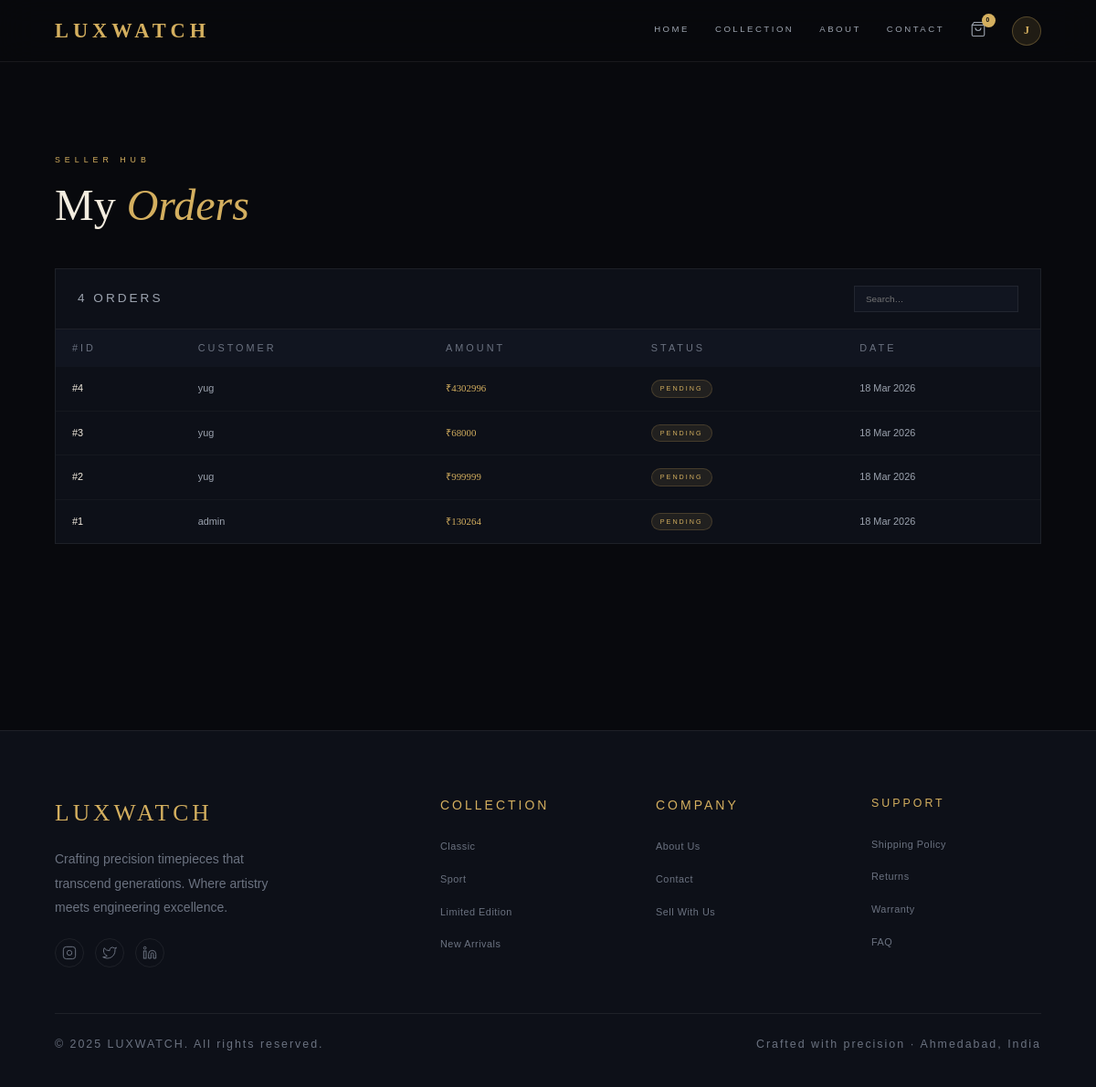
The page /seller/orders/ (signed in) on the database its author committed.
### Eapp/models.py (models this page shows, shortened)
class User(AbstractUser):
    ROLE_CHOICES = (
        ('admin', 'Admin'),
        ('seller', 'Seller'),
        ('buyer', 'Buyer'),
    )
    role = models.CharField(max_length=10, choices=ROLE_CHOICES, default='')
    phone = models.CharField(max_length=20, blank=True)
    address = models.TextField(blank=True)

class Order(models.Model):
    STATUS_CHOICES = (
        ('pending', 'Pending'),
        ('confirmed', 'Confirmed'),
        ('shipped', 'Shipped'),
        ('delivered', 'Delivered'),
        ('cancelled', 'Cancelled'),
    )
    user = models.ForeignKey(User, on_delete=models.CASCADE, related_name='orders')
    status = models.CharField(max_length=20, choices=STATUS_CHOICES, default='pending')
    created_at = models.DateTimeField(auto_now_add=True)
    total_price = models.FloatField()
    shipping_address = models.TextField(blank=True)

### Eapp/views.py (the view)
# urls.py: path('seller/orders/', views.seller_orders, name='seller_orders'),
def seller_orders(request):
    if not (request.user.is_authenticated and request.user.role in ('seller', 'admin')):
        return redirect('login')
    orders = Order.objects.filter(items__watch__seller=request.user).distinct().order_by('-created_at')
    return render(request, 'seller_orders.html', {'orders': orders})

### Eapp/templates/seller_orders.html (shortened to what this page needs)
{% extends 'base.html' %}
{% block content %}
<div style="padding:100px 5% 40px;background:var(--bg);">
  <span class="section-label">Seller Hub</span>
  <h1 class="section-heading" style="margin-top:8px;">My <em>Orders</em></h1>
</div>
<div style="padding:0 5% 80px;">
  <div class="table-card">
    <div class="table-hdr">
      <div class="table-title">{{ orders|length }} Orders</div>
      <input class="table-search" type="text" placeholder="Search…" oninput="liveSearch(this,'sOBody')">
    </div>
    <table class="data-table">
      <thead><tr><th>#ID</th><th>Customer</th><th>Amount</th><th>Status</th><th>Date</th></tr></thead>
      <tbody id="sOBody">
        {% for order in orders %}
        <tr>
          <td style="color:var(--white);">#{{ order.id }}</td>
          <td>{{ order.user.username }}</td>
          <td style="font-family:var(--font-d);color:var(--gold);">₹{{ order.total_price|floatformat:0 }}</td>
          <td><span class="badge badge-{{ order.status }}">{{ order.get_status_display }}</span></td>
          <td>{{ order.created_at|date:"d M Y" }}</td>
        </tr>
        {% empty %}
        <tr><td colspan="5" style="text-align:center;padding:40px;color:var(--muted);">No orders yet</td></tr>
        {% endfor %}
      </tbody>
    </table>
  </div>
</div>
{% endblock %}

### Eapp/templates/navbar.html (shortened to what this page needs)
{% load static %}
<nav id="navbar">
  <a class="nav-logo" href="{% url 'homepage' %}">LUXWATCH</a>
  <ul style="font-size: 0.975rem;" class="nav-links" id="navLinks">
    <li><a href="{% url 'homepage' %}">Home</a></li>
    <li><a href="{% url 'productpage' %}">Collection</a></li>
    <li><a href="{% url 'aboutpage' %}">About</a></li>
    <li><a href="{% url 'contact' %}">Contact</a></li>
    {% if user.is_authenticated %}
      <li><a href="{% url 'cart' %}" class="nav-icon-link">
        <svg width="18" height="18" viewBox="0 0 24 24" fill="none" stroke="currentColor" stroke-width="1.5"><path d="M6 2 3 6v14a2 2 0 002 2h14a2 2 0 002-2V6l-3-4z"/><line x1="3" y1="6" x2="21" y2="6"/><path d="M16 10a4 4 0 01-8 0"/></svg>
        <span class="cart-badge">{% with count=user.cart_items.count %}{{ count }}{% endwith %}</span>
      </a></li>
      <li class="nav-user-menu">
        <span class="nav-avatar">{{ user.username|first|upper }}</span>
      </li>
    {% else %}
      <li><a href="{% url 'login' %}" class="nav-cta">Sign In</a></li>
    {% endif %}
  </ul>
</nav>

### Eapp/static/css/style.css (style rules this page uses)
:root { --bg: #08090d; --bg2: #0d1018; --bg3: #111520; --card: #0f1422; --gold: #d4af5f; --gold-light: #f0d080; --gold-dim: rgba(212,175,95,.12); --border: rgba(255,255,255,.07); --border-g: rgba(212,175,95,.3); --white: #f4ede0; --muted: #6b7280; --muted2: #9ca3af; --danger: #ef4444; --success: #4ade80; --font-d: 'Cormorant Garamond', 'Palatino Linotype', Georgia, serif; --font-u: 'Josefin Sans', 'Century Gothic', 'Trebuchet MS', sans-serif; --nav-h: 68px; --transition: .3s ease; }
*, *::before, *::after { margin:0; padding:0; box-sizing:border-box; }
html { scroll-behavior:smooth; }
body { background: var(--bg); color: var(--white); font-family: var(--font-u); overflow-x: hidden; line-height: 1.6; }
a { color:inherit; text-decoration:none; }
ul { list-style:none; }
input, textarea, select, button { font-family: var(--font-u); }
#navbar { position: fixed; top: 0; left: 0; right: 0; z-index: 9000; height: var(--nav-h); display: flex; align-items: center; justify-content: space-between; padding: 0 5%; background: rgba(8,9,13,0.92); backdrop-filter: blur(20px); -webkit-backdrop-filter: blur(20px); border-bottom: 1px solid var(--border); transition: all var(--transition); }
.nav-logo { font-family: var(--font-d); font-size: 1.4rem; font-weight: 600; letter-spacing: 5px; color: var(--gold); text-transform: uppercase; flex-shrink: 0; }
.nav-links { display: flex; align-items: center; gap: 28px; list-style: none; margin: 0; padding: 0; }
.nav-links li { display: flex; align-items: center; }
.nav-links a { font-size: .6rem; letter-spacing: 2.5px; text-transform: uppercase; color: var(--muted2); position: relative; padding-bottom: 3px; transition: color var(--transition); white-space: nowrap; }
.nav-links a::after { content: ''; position: absolute; bottom: 0; left: 0; width: 0; height: 1px; background: var(--gold); transition: width var(--transition); }
.nav-icon-link { position: relative; display: flex; align-items: center; color: var(--muted2); }
.cart-badge { position: absolute; top: -8px; right: -10px; background: var(--gold); color: var(--bg); font-size: .42rem; font-weight: 700; width: 15px; height: 15px; border-radius: 50%; display: flex; align-items: center; justify-content: center; line-height: 1; }
.nav-user-menu { position: relative; cursor: pointer; }
.nav-avatar { width: 32px; height: 32px; border-radius: 50%; background: var(--gold-dim); border: 1px solid var(--border-g); display: flex; align-items: center; justify-content: center; font-size: .75rem; color: var(--gold); font-weight: 600; transition: all var(--transition); font-family: var(--font-d); }
.section-label { font-size: .55rem; letter-spacing: 5px; text-transform: uppercase; color: var(--gold); display: block; margin-bottom: 14px; }
.section-heading { font-family: var(--font-d); font-size: clamp(2rem, 4vw, 3.2rem); font-weight: 300; color: var(--white); line-height: 1.2; }
.section-heading em { font-style: italic; color: var(--gold); }
.table-card { background: var(--bg2); border: 1px solid var(--border); overflow: hidden; margin-bottom: 24px; }
.table-hdr { padding: 18px 24px; border-bottom: 1px solid var(--border); display: flex; justify-content: space-between; align-items: center; flex-wrap: wrap; gap: 12px; }
.table-title { font-size: .85rem; letter-spacing: 3px; text-transform: uppercase; color: var(--muted2); }
.table-search { background: var(--bg3); border: 1px solid var(--border); color: var(--white); font-family: var(--font-u); font-size: .62rem; padding: 8px 12px; outline: none; width: 180px; transition: border-color var(--transition); }
.data-table { width: 100%; border-collapse: collapse; }
.data-table th { background: var(--bg3); font-size: .68rem; letter-spacing: 3px; text-transform: uppercase; color: var(--muted); padding: 12px 18px; text-align: left; font-weight: 400; }
.data-table td { padding: 14px 18px; font-size: .68rem; color: var(--muted2); border-bottom: 1px solid rgba(255,255,255,.03); }
.data-table tr:last-child td { border-bottom: none; }
.badge { display: inline-block; font-size: .45rem; letter-spacing: 2px; text-transform: uppercase; padding: 3px 9px; border-radius: 10px; }
.badge-pending { background: rgba(212,175,95,.1); color: var(--gold); border: 1px solid rgba(212,175,95,.2); }

### rows shown on the page
User: username|first "J"
Order: id "4", user.username "yug", total_price "4302996", status "PENDING", created_at "18 Mar 2026"
Order: id "3", user.username "yug", total_price "68000", status "PENDING", created_at "18 Mar 2026"
Order: id "2", user.username "yug", total_price "999999", status "PENDING", created_at "18 Mar 2026"
Order: id "1", user.username "admin", total_price "130264", status "PENDING", created_at "18 Mar 2026"

### other values the page prints
{{ count }} "0"
{{ orders|length }} "4"
